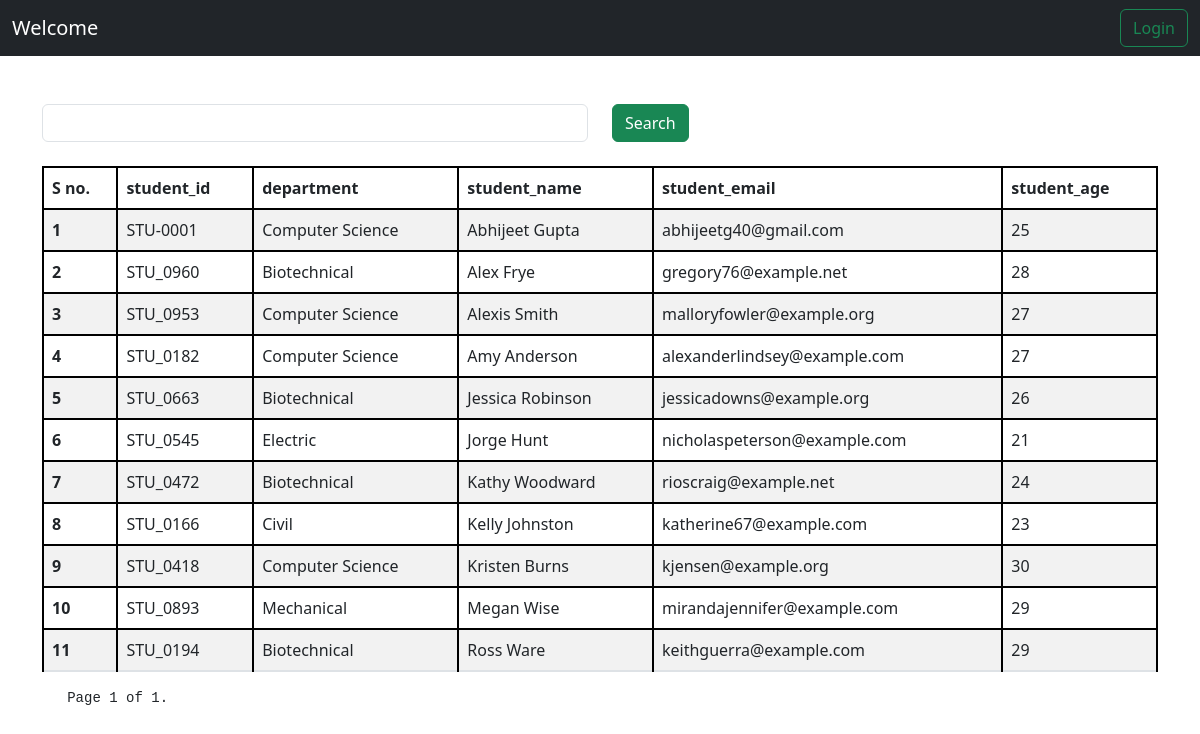
/students/, run on an earlier commit of the app's database.
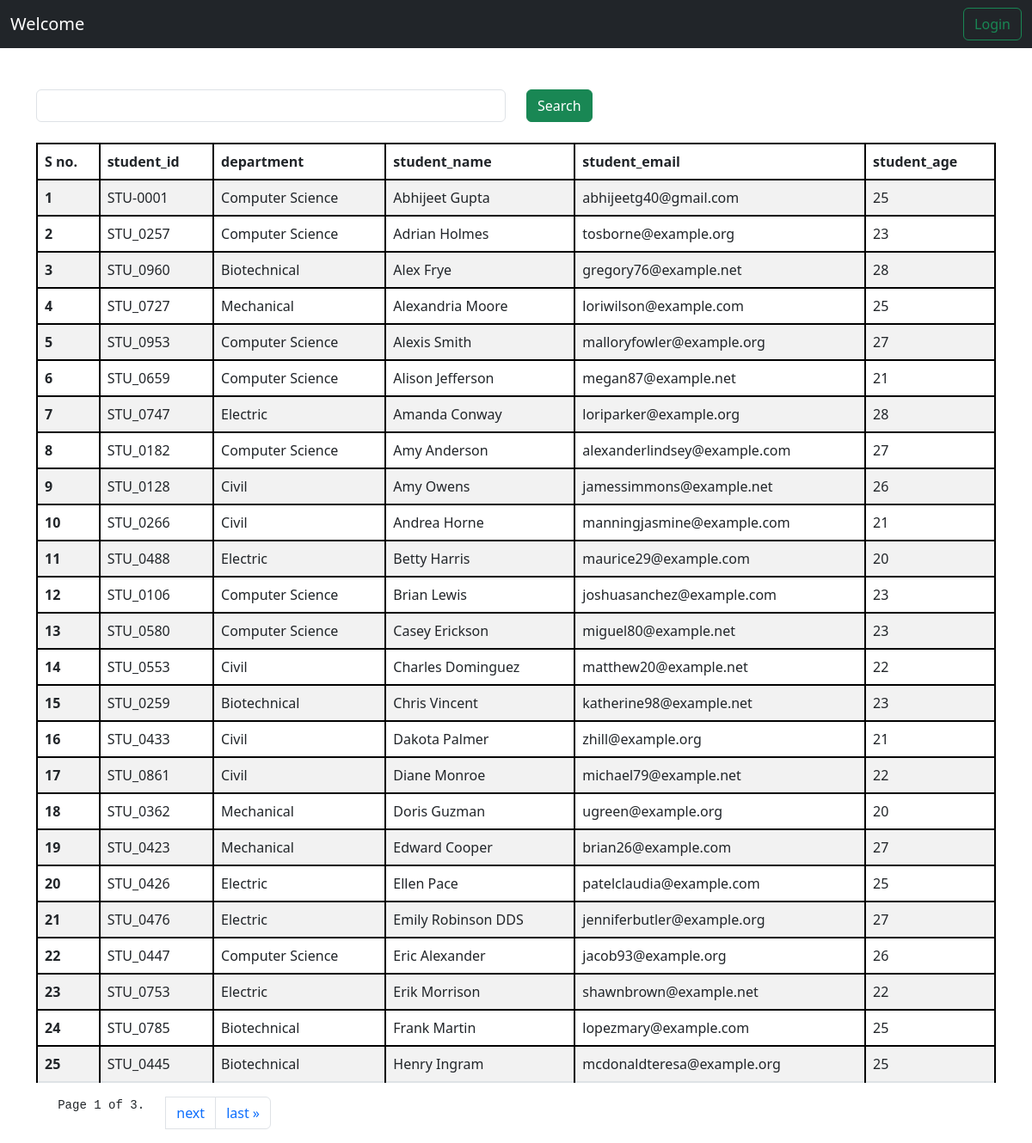
And on a later commit of the database.
### vege/models.py (models this page shows, shortened)
class Student(Model):
    department = ForeignKey(Department,related_name='depart',on_delete=CASCADE)
    student_id = OneToOneField(StudentID,related_name='studentid',on_delete=CASCADE)
    student_name =CharField(max_length=100)
    student_email =EmailField(unique=True)
    student_age =IntegerField(default=18)
    student_address =TextField()
    def __str__(self) -> str:
        return self.student_name
    class Meta:
        ordering = ['student_name']
        verbose_name = 'student'

class StudentID(Model):
    student_id = CharField(max_length=100)
    def __str__(self):
        return self.student_id

class Department(Model):
    department = CharField(max_length=100)
    class Meta:
        ordering = ['department']

### vege/views.py (the view, shortened to what this page needs)
# urls.py: path('students/',get_students,name='get_students')
def get_students(request):
     queryset = Student.objects.all()
     paginator = Paginator(queryset, 25)  # Show 25 contacts per page.
     page_number = request.GET.get("page",1)
     page_obj = paginator.get_page(page_number)
     print(page_obj.object_list)
     return render(request,'report//students.html',{'queryset':page_obj})

### vege/templates/report/students.html (shortened to what this page needs)
{% extends 'base.html' %}
{%block start%}
<div class="container mt-5">
<form class="mb-4 ">
    <div class="row">
        <div class="col-md-6">
            <input class="form-control" name="search" placerholder='search'>
        </div>
        <div class='col-md-6'>
            <button class="btn btn-success">Search</button>
        </div>
    </div>
</form>
    <table class="table table-striped">
        <thead>
          <tr>
            <th scope="col">S no.</th>
            <th scope="col">student_id</th>
            <th scope="col">department</th>
            <th scope="col">student_name</th>
            <th scope="col">student_email</th>
            <th scope="col">student_age</th>
          </tr>
        </thead>
        <tbody>
            {% for student in queryset %}
          <tr>
            <th scope="row">{{forloop.counter}}</th>
            <td>{{student.student_id}}</td>
            <td>{{student.department.department}}</td>
            <td>{{student.student_name}}</td>
            <td>{{student.student_email}}</td>
            <td>{{student.student_age}}</td>
          </tr>
          {% endfor %}
        </tbody>
    </table>
          <nav aria-label="Page navigation example">
            <ul class="pagination">
                <span class="current">
                    <pre>   Page {{ queryset.number }} of {{ queryset.paginator.num_pages }}.   </pre>
                </span>
                {% if queryset.has_next %}
                <li class="page-item"><a class="page-link" href="?page={{ queryset.next_page_number }}">next</a></l>
                <li class="page-item"><a class="page-link" href="?page={{ queryset.paginator.num_pages }}">last &raquo;</a></l>
                {% endif %}
        </ul>
    </nav>
</div>
{% endblock %}

What changed in the data, as far as the page shows it:
no longer on this page (row unchanged): Student: student_id "STU_0663", department.department "Biotechnical", student_name "Jessica Robinson", student_email "jessicadowns@example.org", student_age "26"
no longer on this page (row unchanged): Student: student_id "STU_0545", department.department "Electric", student_name "Jorge Hunt", student_email "nicholaspeterson@example.com", student_age "21"
no longer on this page (row unchanged): Student: student_id "STU_0472", department.department "Biotechnical", student_name "Kathy Woodward", student_email "rioscraig@example.net", student_age "24"
no longer on this page (row unchanged): Student: student_id "STU_0166", department.department "Civil", student_name "Kelly Johnston", student_email "katherine67@example.com", student_age "23"
no longer on this page (row unchanged): Student: student_id "STU_0418", department.department "Computer Science", student_name "Kristen Burns", student_email "kjensen@example.org", student_age "30"
no longer on this page (row unchanged): Student: student_id "STU_0893", department.department "Mechanical", student_name "Megan Wise", student_email "mirandajennifer@example.com", student_age "29"
no longer on this page (row unchanged): Student: student_id "STU_0194", department.department "Biotechnical", student_name "Ross Ware", student_email "keithguerra@example.com", student_age "29"
added Student: student_id "STU_0257", department.department "Computer Science", student_name "Adrian Holmes", student_email "tosborne@example.org", student_age "23"
added Student: student_id "STU_0727", department.department "Mechanical", student_name "Alexandria Moore", student_email "loriwilson@example.com", student_age "25"
added Student: student_id "STU_0659", department.department "Computer Science", student_name "Alison Jefferson", student_email "megan87@example.net", student_age "21"
added Student: student_id "STU_0747", department.department "Electric", student_name "Amanda Conway", student_email "loriparker@example.org", student_age "28"
added Student: student_id "STU_0128", department.department "Civil", student_name "Amy Owens", student_email "jamessimmons@example.net", student_age "26"
added Student: student_id "STU_0266", department.department "Civil", student_name "Andrea Horne", student_email "manningjasmine@example.com", student_age "21"
added Student: student_id "STU_0488", department.department "Electric", student_name "Betty Harris", student_email "maurice29@example.com", student_age "20"
added Student: student_id "STU_0106", department.department "Computer Science", student_name "Brian Lewis", student_email "joshuasanchez@example.com", student_age "23"
added Student: student_id "STU_0580", department.department "Computer Science", student_name "Casey Erickson", student_email "miguel80@example.net", student_age "23"
added Student: student_id "STU_0553", department.department "Civil", student_name "Charles Dominguez", student_email "matthew20@example.net", student_age "22"
added Student: student_id "STU_0259", department.department "Biotechnical", student_name "Chris Vincent", student_email "katherine98@example.net", student_age "23"
added Student: student_id "STU_0433", department.department "Civil", student_name "Dakota Palmer", student_email "zhill@example.org", student_age "21"
added Student: student_id "STU_0861", department.department "Civil", student_name "Diane Monroe", student_email "michael79@example.net", student_age "22"
added Student: student_id "STU_0362", department.department "Mechanical", student_name "Doris Guzman", student_email "ugreen@example.org", student_age "20"
added Student: student_id "STU_0423", department.department "Mechanical", student_name "Edward Cooper", student_email "brian26@example.com", student_age "27"
added Student: student_id "STU_0426", department.department "Electric", student_name "Ellen Pace", student_email "patelclaudia@example.com", student_age "25"
added Student: student_id "STU_0476", department.department "Electric", student_name "Emily Robinson DDS", student_email "jenniferbutler@example.org", student_age "27"
added Student: student_id "STU_0447", department.department "Computer Science", student_name "Eric Alexander", student_email "jacob93@example.org", student_age "26"
added Student: student_id "STU_0753", department.department "Electric", student_name "Erik Morrison", student_email "shawnbrown@example.net", student_age "22"
added Student: student_id "STU_0785", department.department "Biotechnical", student_name "Frank Martin", student_email "lopezmary@example.com", student_age "25"
added Student: student_id "STU_0445", department.department "Biotechnical", student_name "Henry Ingram", student_email "mcdonaldteresa@example.org", student_age "25"
Also different on the page:
{{ queryset.paginator.num_pages }}: "1" → "3"
text now shown: "next last »"
